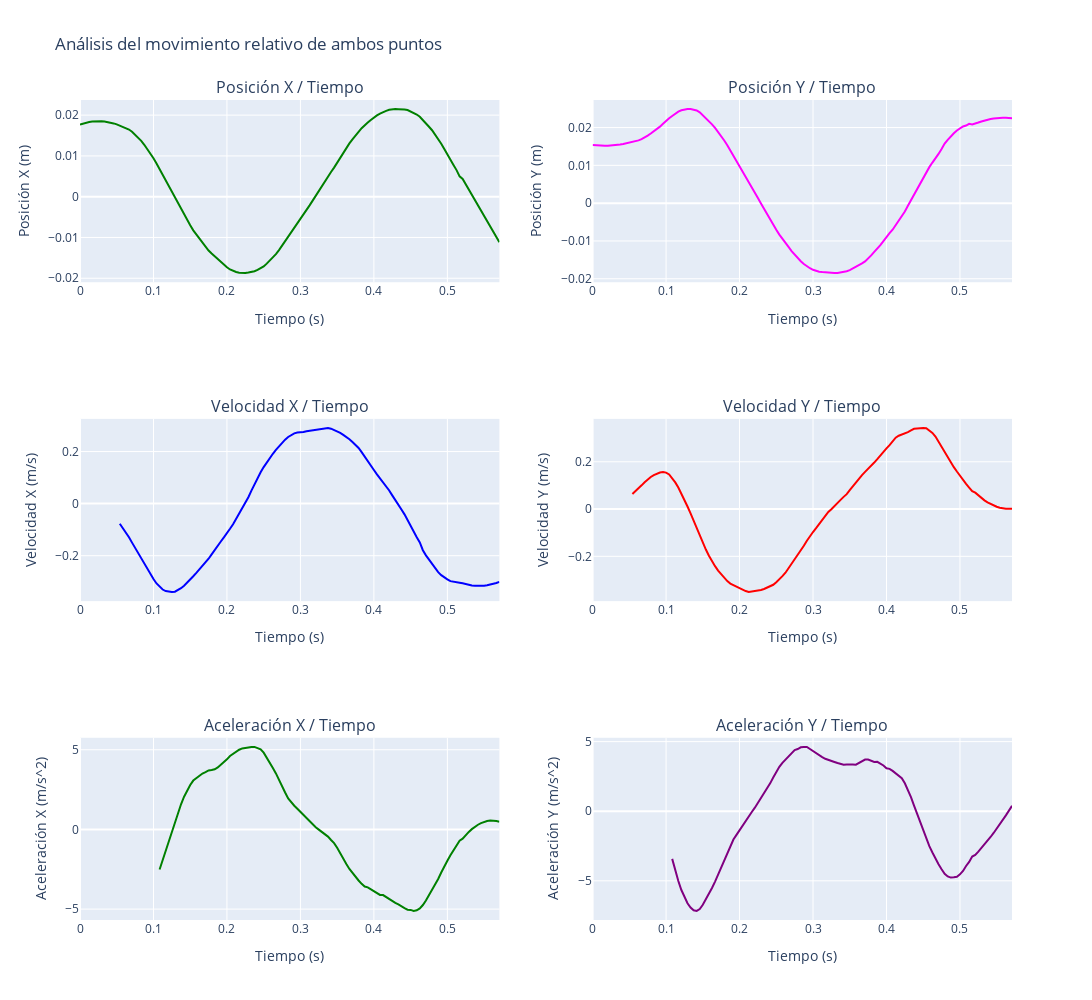

The notebook cell saved with this chart:
### Code cell
# Elegir dataframe a graficar
dfG = dfRelativoBordeCentro
dfG_speed = dfRelativoBordeCentro_speed
dfG_acceleration = dfRelativoBordeCentro_acceleration

# Crear figura y ejes
# 3 filas, 2 columnas
fig = make_subplots(rows=3, cols=2, subplot_titles=("Posición X / Tiempo", "Posición Y / Tiempo","Velocidad X / Tiempo", "Velocidad Y / Tiempo", "Aceleración X / Tiempo", "Aceleración Y / Tiempo"))

# Grafica la posición X en funcion del tiempo
fig.update_yaxes(title_text="Posición X (m)", row=1, col=1)
fig.update_xaxes(title_text="Tiempo (s)", row=1, col=1)
fig.add_trace(go.Scatter(x=dfG['Time (sec)'], y=dfG['Relative_Position_X'], mode='lines', marker=dict(color='green')), row=1, col=1)

# Grafica la posición Y / tiempo
fig.update_yaxes(title_text="Posición Y (m)", row=1, col=2)
fig.update_xaxes(title_text="Tiempo (s)", row=1, col=2)
fig.add_trace(go.Scatter(x=dfG['Time (sec)'], y=dfG['Relative_Position_Y'], mode='lines', marker=dict(color='magenta')), row=1, col=2)

# Grafica la velocidad X / tiempo
fig.update_yaxes(title_text="Velocidad X (m/s)", row=2, col=1)
fig.update_xaxes(title_text="Tiempo (s)", row=2, col=1)
fig.add_trace(go.Scatter(x=dfG_speed['Time (sec)'], y=dfG_speed['Relative_Speed_X'], mode='lines', marker=dict(color='blue')), row=2, col=1)

# Grafica la velocidad Y / tiempo
fig.update_yaxes(title_text="Velocidad Y (m/s)", row=2, col=2)
fig.update_xaxes(title_text="Tiempo (s)", row=2, col=2)
fig.add_trace(go.Scatter(x=dfG_speed['Time (sec)'], y=dfG_speed['Relative_Speed_Y'], mode='lines', marker=dict(color='red')), row=2, col=2)

# Grafica la aceleración X / tiempo
fig.update_yaxes(title_text="Aceleración X (m/s^2)", row=3, col=1)
fig.update_xaxes(title_text="Tiempo (s)", row=3, col=1)
fig.add_trace(go.Scatter(x=dfG_acceleration['Time (sec)'], y=dfG_acceleration['Relative_Acceleration_X'], mode='lines', marker=dict(color='green')), row=3, col=1)

# Grafica la aceleración Y / tiempo
fig.update_yaxes(title_text="Aceleración Y (m/s^2)", row=3, col=2)
fig.update_xaxes(title_text="Tiempo (s)", row=3, col=2)
fig.add_trace(go.Scatter(x=dfG_acceleration['Time (sec)'], y=dfG_acceleration['Relative_Acceleration_Y'], mode='lines', marker=dict(color='purple')), row=3, col=2)

# Actualizar los títulos y ajustar el diseño
fig.update_layout(height=1000, width=1200, title_text="Análisis del movimiento relativo de ambos puntos", showlegend=False)

# Mostrar los gráficos
fig.show() # Si hay error acá, revisar el renderer

### Figure 1 — Plotly figure (JSON) as saved in the notebook; plotly's stock layout.template omitted (floating-point values rounded to 4 significant figures; data arrays with more than 128 entries replaced by an {"elided": "..."} marker saying what was removed)
{"data": [{"marker": {"color": "green"}, "mode": "lines", "type": "scatter", "x": {"elided": "138 float values"}, "xaxis": "x", "y": {"elided": "138 float values"}, "yaxis": "y"}, {"marker": {"color": "magenta"}, "mode": "lines", "type": "scatter", "x": {"elided": "138 float values"}, "xaxis": "x2", "y": {"elided": "138 float values"}, "yaxis": "y2"}, {"marker": {"color": "blue"}, "mode": "lines", "type": "scatter", "x": {"elided": "138 float values"}, "xaxis": "x3", "y": {"elided": "138 float values"}, "yaxis": "y3"}, {"marker": {"color": "red"}, "mode": "lines", "type": "scatter", "x": {"elided": "138 float values"}, "xaxis": "x4", "y": {"elided": "138 float values"}, "yaxis": "y4"}, {"marker": {"color": "green"}, "mode": "lines", "type": "scatter", "x": {"elided": "138 float values"}, "xaxis": "x5", "y": {"elided": "138 float values"}, "yaxis": "y5"}, {"marker": {"color": "purple"}, "mode": "lines", "type": "scatter", "x": {"elided": "138 float values"}, "xaxis": "x6", "y": {"elided": "138 float values"}, "yaxis": "y6"}], "layout": {"annotations": [{"font": {"size": 16}, "showarrow": false, "text": "Posición X / Tiempo", "x": 0.225, "xanchor": "center", "xref": "paper", "y": 1, "yanchor": "bottom", "yref": "paper"}, {"font": {"size": 16}, "showarrow": false, "text": "Posición Y / Tiempo", "x": 0.775, "xanchor": "center", "xref": "paper", "y": 1, "yanchor": "bottom", "yref": "paper"}, {"font": {"size": 16}, "showarrow": false, "text": "Velocidad X / Tiempo", "x": 0.225, "xanchor": "center", "xref": "paper", "y": 0.6111, "yanchor": "bottom", "yref": "paper"}, {"font": {"size": 16}, "showarrow": false, "text": "Velocidad Y / Tiempo", "x": 0.775, "xanchor": "center", "xref": "paper", "y": 0.6111, "yanchor": "bottom", "yref": "paper"}, {"font": {"size": 16}, "showarrow": false, "text": "Aceleración X / Tiempo", "x": 0.225, "xanchor": "center", "xref": "paper", "y": 0.2222, "yanchor": "bottom", "yref": "paper"}, {"font": {"size": 16}, "showarrow": false, "text": "Aceleración Y / Tiempo", "x": 0.775, "xanchor": "center", "xref": "paper", "y": 0.2222, "yanchor": "bottom", "yref": "paper"}], "height": 1000, "showlegend": false, "title": {"text": "Análisis del movimiento relativo de ambos puntos"}, "width": 1200, "xaxis": {"anchor": "y", "domain": [0, 0.45], "title": {"text": "Tiempo (s)"}}, "xaxis2": {"anchor": "y2", "domain": [0.55, 1], "title": {"text": "Tiempo (s)"}}, "xaxis3": {"anchor": "y3", "domain": [0, 0.45], "title": {"text": "Tiempo (s)"}}, "xaxis4": {"anchor": "y4", "domain": [0.55, 1], "title": {"text": "Tiempo (s)"}}, "xaxis5": {"anchor": "y5", "domain": [0, 0.45], "title": {"text": "Tiempo (s)"}}, "xaxis6": {"anchor": "y6", "domain": [0.55, 1], "title": {"text": "Tiempo (s)"}}, "yaxis": {"anchor": "x", "domain": [0.7778, 1], "title": {"text": "Posición X (m)"}}, "yaxis2": {"anchor": "x2", "domain": [0.7778, 1], "title": {"text": "Posición Y (m)"}}, "yaxis3": {"anchor": "x3", "domain": [0.3889, 0.6111], "title": {"text": "Velocidad X (m/s)"}}, "yaxis4": {"anchor": "x4", "domain": [0.3889, 0.6111], "title": {"text": "Velocidad Y (m/s)"}}, "yaxis5": {"anchor": "x5", "domain": [0, 0.2222], "title": {"text": "Aceleración X (m/s^2)"}}, "yaxis6": {"anchor": "x6", "domain": [0, 0.2222], "title": {"text": "Aceleración Y (m/s^2)"}}}}
